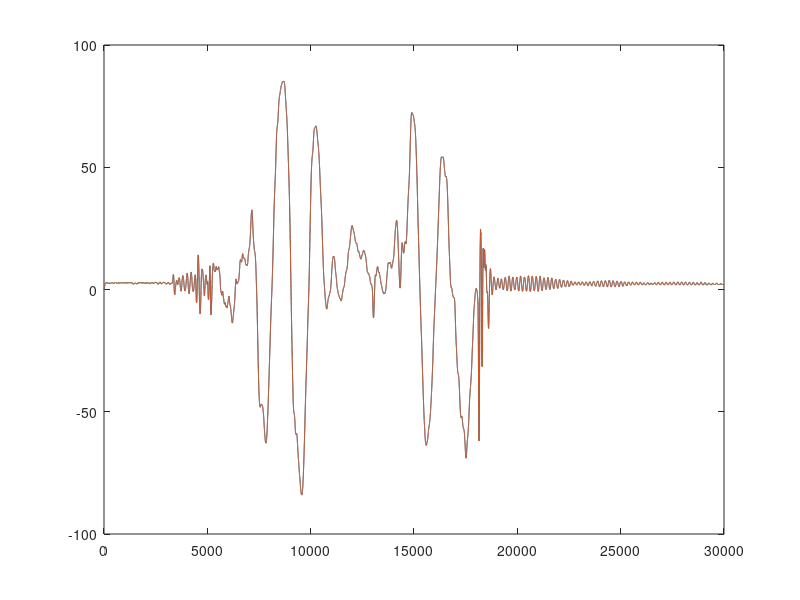
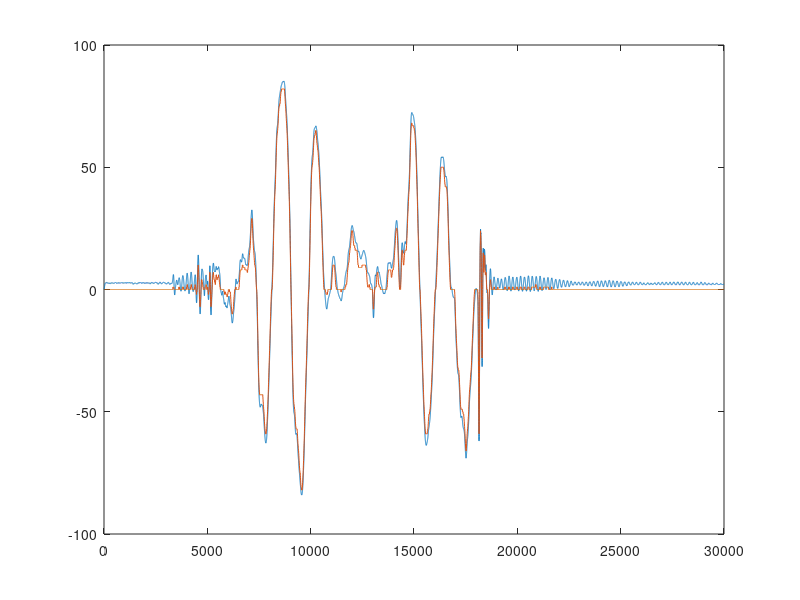

These figures' MATLAB source, in order:
% Author: Enrico Caruso

clear all;
load filterphi.dat;
phi=filterphi(:,1);
phi2=filterphi(:,2);
phi2_int=filterphi(:,3);
a= [1,-1.9289423,0.9313817];
b = [0.0006098548,0.0012197096,0.0006098548];
phi3 = filter(b,a,phi);
figure;
plot(phi3);
hold all;
plot(phi2);
figure;
plot(phi2);
hold all;
plot(phi2_int);
